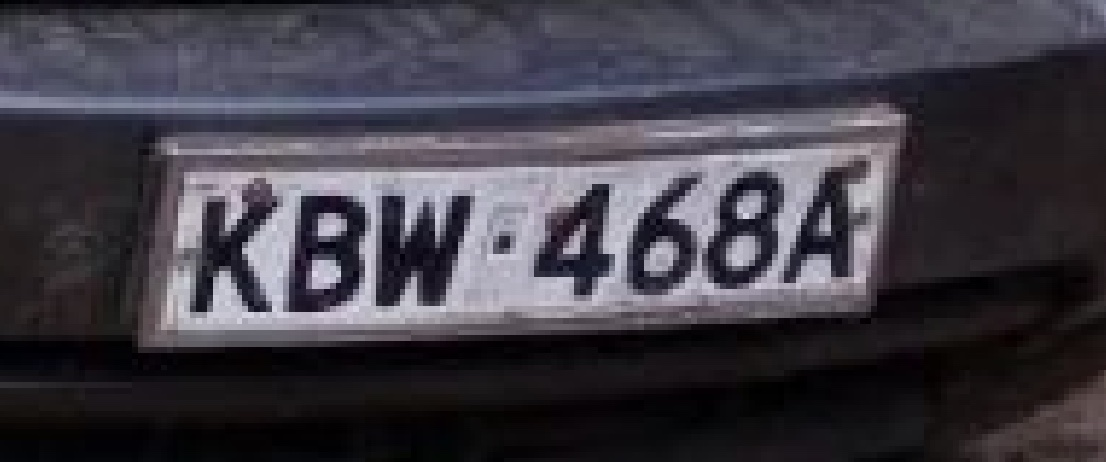
#> input picture plate3-uk.jpg, 1106 x 462 px
$ python ocr.py --image plate3-uk.jpg
#> lines starting #> are read from the running program, lines starting #| are printed output that depends on the picture; after the words box and inside, x2 and y2 are one past the last pixel; in counts of white or black regions, pixels touching at a corner belong together
# import the necessary packages
from PIL import Image
import pytesseract
import argparse
import cv2
import os
import numpy as np

# construct the argument parse and parse the arguments
ap = argparse.ArgumentParser()
ap.add_argument("-i", "--image", required=True, help="path to input image to be OCR'd")
ap.add_argument(
    "-p",
    "--preprocess",
    type=str,
    default="thresh",
    help="type of preprocessing to be done",
)
args = vars(ap.parse_args())

# load the example image and convert it to grayscale
image = cv2.imread(args["image"])
#> image is the input picture: shape (462, 1106, 3); mean B, G, R 69.5, 60.7, 64
gray = cv2.cvtColor(image, cv2.COLOR_BGR2GRAY)
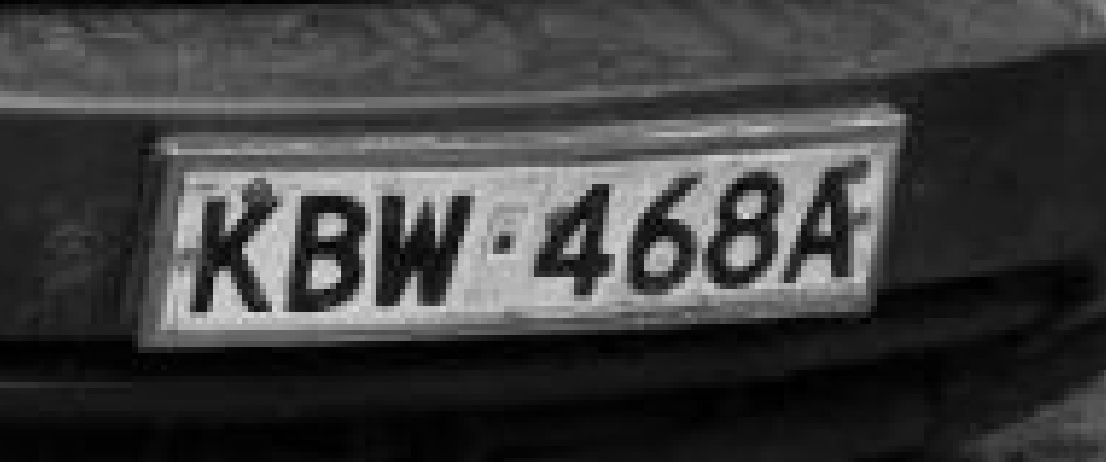
#> gray: shape (462, 1106); min 0, max 221, mean 62.6

# check to see if we should apply thresholding to preprocess the
# image
if args["preprocess"] == "thresh":
    gray = cv2.threshold(gray, 0, 255, cv2.THRESH_BINARY | cv2.THRESH_OTSU)[1]
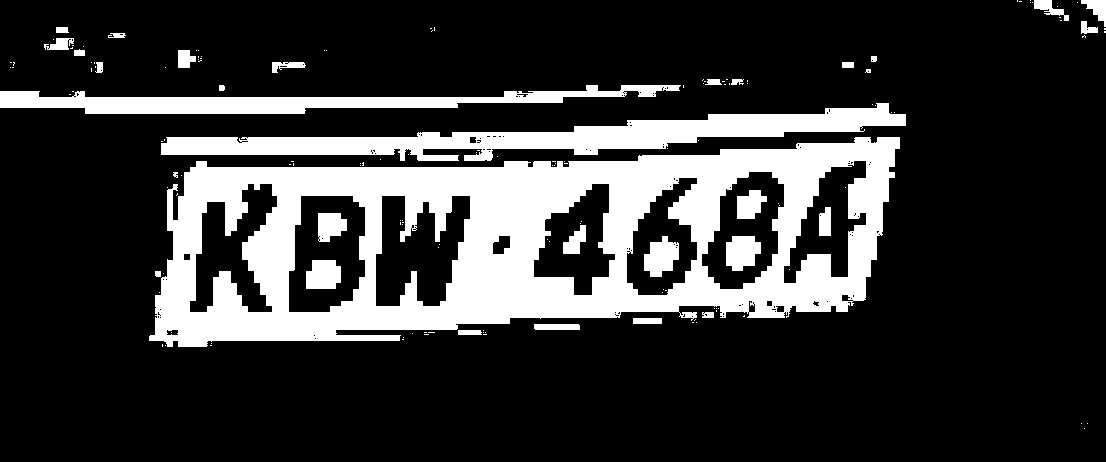
#> gray: shape (462, 1106); 21% white; 155 white regions (124 under 20 px), largest, box (x1, y1, x2, y2) and area: (149, 137, 900, 347) 75959, (161, 103, 906, 161) 15079, (0, 85, 681, 114) 8482

# make a check to see if median blurring should be done to remove
# noise
elif args["preprocess"] == "blur":
    gray = cv2.medianBlur(gray, 3)

# write the grayscale image to disk as a temporary file so we can
# apply OCR to it
kernel = np.ones((5, 5), np.uint8)
gray = cv2.dilate(gray, kernel, iterations=1)
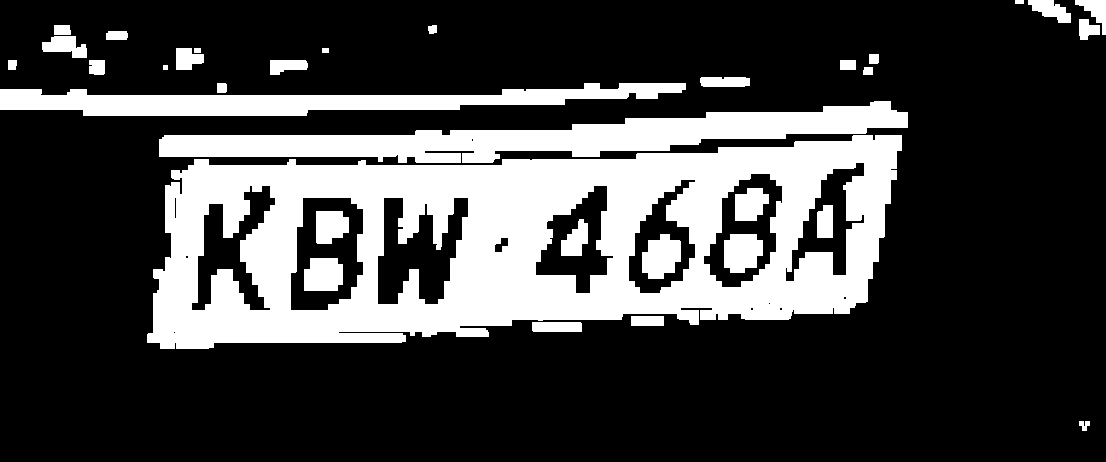
#> gray: shape (462, 1106); 25.8% white; 33 white regions, largest, box (x1, y1, x2, y2) and area: (147, 135, 902, 349) 89243, (159, 101, 908, 163) 18958, (0, 83, 686, 116) 11517
filename = "{}.png".format(os.getpid())
cv2.imwrite(filename, gray)
# load the image as a PIL/Pillow image, apply OCR, and then delete
# the temporary file


#> (the run stopped early here; a loop or call above may not have finished)
